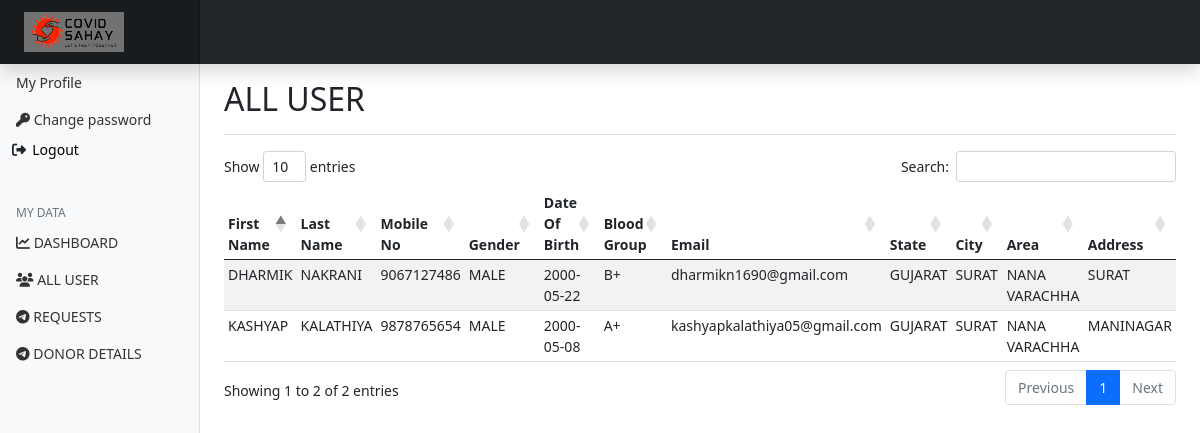
/myadmin/alluser (signed in), run on an earlier commit of the app's database.
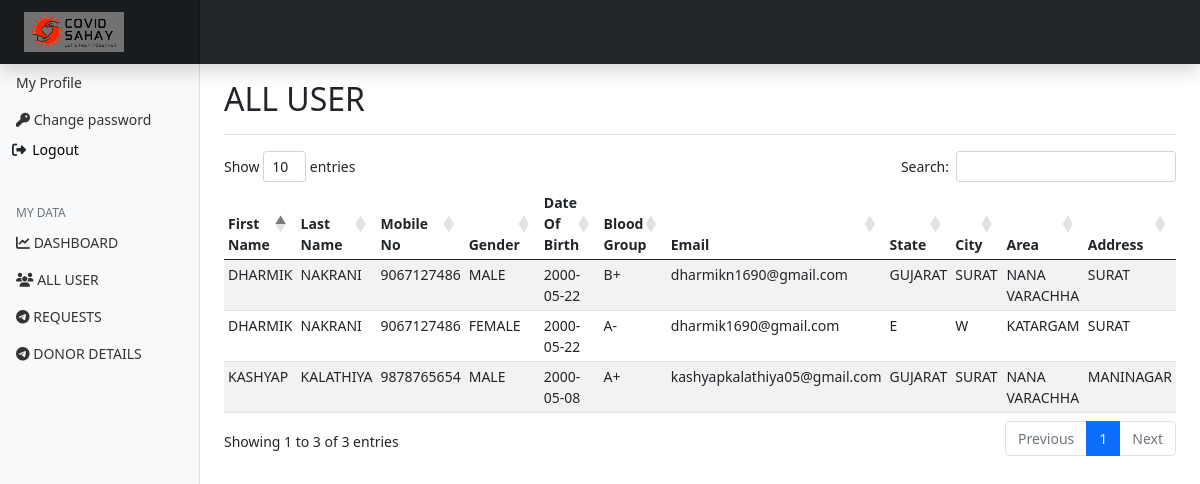
And on a later commit of the database.
### user/models.py (models this page shows)
class User(models.Model):
   fName = models.CharField(max_length=20, null=True)
   lName = models.CharField(max_length=20, null=True)
   mono = models.BigIntegerField(null=True)
   gender = models.CharField(max_length=10, null=True)
   dob = models.CharField(max_length=10, null=True)
   bGrp = models.CharField(max_length=10, null=True)
   email = models.CharField(max_length=30, null=True)
   state = models.CharField(max_length=20, null=True)
   city = models.CharField(max_length=20, null=True)
   area = models.CharField(max_length=20, null=True)
   add = models.CharField(max_length=50, null=True)
   pwd = models.CharField(max_length=50, null=True)

### myadmin/views.py (the view)
# urls.py: path('/alluser', django_admin_alluser, name='alluser'),
def django_admin_alluser(request):
     try:
          aId = request.session['admin_id']
     except KeyError:
          return redirect('alogin')
     aDetail = MyAdmin.objects.get(id=aId)
     data = User.objects.all()
     context = {
          "aId": aDetail.aName,
          "alldata": data
     }
     if request.method == 'POST':
          if request.POST.get('logout'):
               if request.session.has_key('admin_id'):
                    request.session.flush()
               return redirect('alogin')
     return render(request, 'Myadmin_panel/alluser.html', context)

### template/Myadmin_panel/alluser.html (shortened to what this page needs)
{% extends 'Myadmin_panel/header.html' %}
{% load static %}
{% get_static_prefix as STATFILE %}
{% block 'content' %}
<div class="d-flex justify-content-between flex-wrap flex-md-nowrap align-items-center pt-3 pb-2 mb-3 border-bottom">
    <h2>ALL USER</h2>
  </div>
  <div class="table-responsive" >
    <table class="table table-striped table-sm" id="mytable">
      <thead>
        <tr>
          <th scope="col">First Name</th>
          <th scope="col">Last Name</th>
          <th scope="col">Mobile No</th>
          <th scope="col">Gender</th>
          <th scope="col">Date Of Birth</th>
          <th scope="col">Blood Group</th>
          <th scope="col">Email</th>
          <th scope="col">State</th>
          <th scope="col">City</th>
          <th scope="col">Area</th>
          <th scope="col">Address</th>
        </tr>
      </thead>
      <tbody>
        {% for all in alldata %}
        <tr>
          <td>{{all.fName |upper}}</td>
          <td>{{all.lName |upper}}</td>
          <td>{{all.mono |upper}}</td>
          <td>{{all.gender |upper}}</td>
          <td>{{all.dob |upper}}</td>
          <td>{{all.bGrp |upper}}</td>
          <td>{{all.email |lower}}</td>
          <td>{{all.state |upper}}</td>
          <td>{{all.city |upper}}</td>
          <td>{{all.area |upper}}</td>
          <td>{{all.add |upper}}</td>
        </tr>
        {% endfor %}
      </tbody>
    </table>
  </div>
{% endblock 'content' %}
{% block 'extrajs' %}
<link rel="stylesheet" href="https://cdn.datatables.net/1.10.21/css/dataTables.bootstrap4.min.css">
{% endblock 'extrajs' %}

### template/Myadmin_panel/header.html (shortened to what this page needs)
{% load static %}
{% get_static_prefix as STATFILE %}
<!doctype html>
<html lang="en">
  <head>
    <link href="https://cdn.jsdelivr.net/npm/bootstrap@5.0.2/dist/css/bootstrap.min.css" rel="stylesheet">
    <link href="{{STATFILE}}css/admin.css" rel="stylesheet">
  </head>
  <body>
<header class="navbar navbar-dark sticky-top bg-dark flex-md-nowrap p-0 shadow">
  <a class="navbar-brand col-md-3 col-lg-2 me-0 px-3" href="{% url 'index' %}"><img src="{{STATFILE}}images/flogo.png"  class="mylogo"  /></a>
</header>
<div class="container-fluid">
  <div class="row">
    <nav id="sidebarMenu" class="col-md-3 col-lg-2 d-md-block bg-light sidebar collapse">
      <div class="position-sticky pt-3">
        <ul class="nav flex-column">
          <li class="nav-item">
            <a class="nav-link" href="#">
              My Profile
            </a>
          </li>
          <li class="nav-item">
            <a class="nav-link" href="{% url 'changepassword' %}">
              <i class="fas fa-key"></i>&nbsp;Change password
            </a>
          </li>
          <li class="nav-item">
            <form action="" method="post">
              <i class="fas fa-sign-out-alt" style="margin-left:6%"></i>&nbsp;
              <b> <input type="submit" value="Logout" name="logout" style="background-color: rgba(255,255,255,0);border:none;margin-left:-3.5%;"></b>
            </form>
          </li>
        </ul>
        <h6 class="sidebar-heading d-flex justify-content-between align-items-center px-3 mt-4 mb-1 text-muted">
          <span>My Data</span>
        </h6>
        <ul class="nav flex-column mb-2">
          <li class="nav-item">
            <a class="nav-link" href="{% url 'admindashboard' %}">
              <i class="fas fa-chart-line"></i>&nbsp;DASHBOARD
            </a>
          </li>
          <li class="nav-item">
            <a class="nav-link" href="{% url 'alluser' %}">
              <i class="fas fa-users"></i>&nbsp;ALL USER
            </a>
          </li>
          <li class="nav-item">
            <a class="nav-link" href="{% url 'request2' %}">
              <i class="fab fa-telegram-plane"></i>&nbsp;REQUESTS
            </a>
          </li>
              <li class="nav-item">
            <a class="nav-link" href="{% url 'donors' %}">
              <i class="fab fa-telegram-plane"></i>&nbsp;DONOR DETAILS
            </a>
          </li>
        </ul>
      </div>
    </nav>
    <main class="col-md-9 ms-sm-auto col-lg-10 px-md-4">
      {% block 'content' %}{% endblock 'content' %}
    </main>
  </div>
</div>
    {% block 'extrajs' %}{% endblock 'extrajs' %}
  </body>
</html>

### static/css/admin.css (style rules this page uses)
body { font-size: .875rem; }
.sidebar { position: fixed; top: 0; bottom: 0; left: 0; z-index: 100; padding: 48px 0 0; box-shadow: inset -1px 0 0 rgba(0, 0, 0, .1); }
.sidebar .nav-link { font-weight: 500; color: #333; }
.sidebar-heading { font-size: .75rem; text-transform: uppercase; }
.navbar-brand { padding-top: .75rem; padding-bottom: .75rem; font-size: 1rem; background-color: rgba(0, 0, 0, .25); box-shadow: inset -1px 0 0 rgba(0, 0, 0, .25); }
.mylogo { height:40px; width: 100px; margin-left: 5%; background: #727272; }

What changed in the data, as far as the page shows it:
added User: fName "DHARMIK", lName "NAKRANI", mono "9067127486", gender "FEMALE", dob "2000-05-22", bGrp "A-", email "dharmik1690@gmail.com", state "E", city "W", area "KATARGAM", add "SURAT"
Also different on the page:
text written by a page script: "Show entries Search: Showing 1 to 2 of 2 entries Previous 1 Next" → "Show entries Search: Showing 1 to 3 of 3 entries Previous 1 Next"
